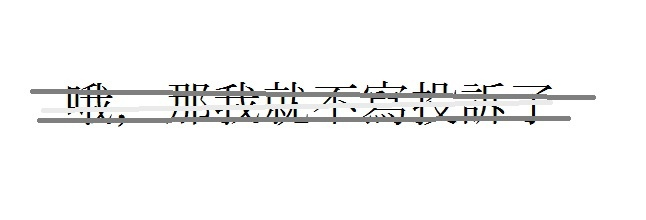
#> input picture lab_4/text.jpg, 646 x 220 px
$ jupyter execute lab_4.ipynb   (shell and % lines are left out)
#> lines starting #> are read from the running program, lines starting #| are printed output that depends on the picture; after the words box and inside, x2 and y2 are one past the last pixel; in counts of white or black regions, pixels touching at a corner belong together
# Пороговая фильтрация изображения

[cell 1]
import sys
import matplotlib.pyplot as plt
import cv2 as cv
import numpy as np

[cell 2]
image1 = cv.imread('text.jpg')
#> image1 is the input picture: shape (220, 646, 3); mean B, G, R 245.1, 245.3, 245.2
gray_image1 = cv.cvtColor(image1, cv.COLOR_BGR2GRAY)

gs = plt.GridSpec(1, 2)
plt.figure(figsize=(15, 7))

plt.subplot(gs[0])
plt.imshow(image1)
plt.title('Исходное изображение')
plt.subplot(gs[1])
plt.imshow(gray_image1)
plt.title('Изображение для обработки')
plt.show()
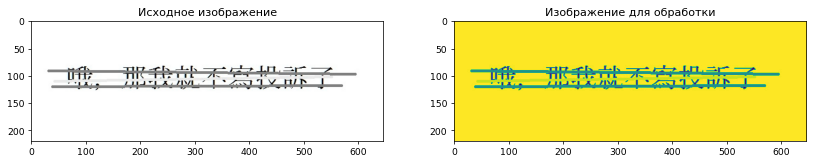
#> figure drawn by matplotlib, 2 panels; B, G, R data is drawn as R, G, B

## Выделение границ. Операторы Робертса и Собеля

[cell 3]
# Опреатор Робертса
M1 = np.asarray([[1, 0], [0, -1]])
M2 = np.asarray([[0, -1], [1, 0]])

# Опреатор Собеля
Mx = np.asarray([[1, 0, -1], [2, 0, -2], [1, 0, -1]])
My = np.asarray([[1, 2, 1], [0, 0, 0], [-1, -2, -1]])

kernels = [M1, M2, Mx, My]

gs = plt.GridSpec(3, 2)
plt.figure(figsize=(15, 7))

titles = ['Оператор Робертcа M1', 'Оператор Робертcа M2', 'Оператор Собеля Mх',
          'Оператор Собеля My', 'Величина градиента G', 'Направление градиента Θ']
numberOfImage = 6
shape = gray_image1.shape
#> shape = (220, 646)
filtered_images = np.empty(shape[0] * shape[1] * numberOfImage).reshape(shape[0], shape[1], numberOfImage)

for i in np.arange(numberOfImage - 2):
    filtered_images[..., i] = cv.filter2D(gray_image1, -1, kernels[i])

filtered_images[..., 4] = np.sqrt(filtered_images[..., 2] ** 2 + filtered_images[..., 3] ** 2)
filtered_images[..., 5] = np.arctan2(filtered_images[..., 3], filtered_images[..., 2])

for i in np.arange(numberOfImage):
    plt.subplot(gs[i])
    plt.xticks([]), plt.yticks([])
    plt.title(titles[i])
    plt.imshow(filtered_images[..., i], cmap='binary')

plt.show()
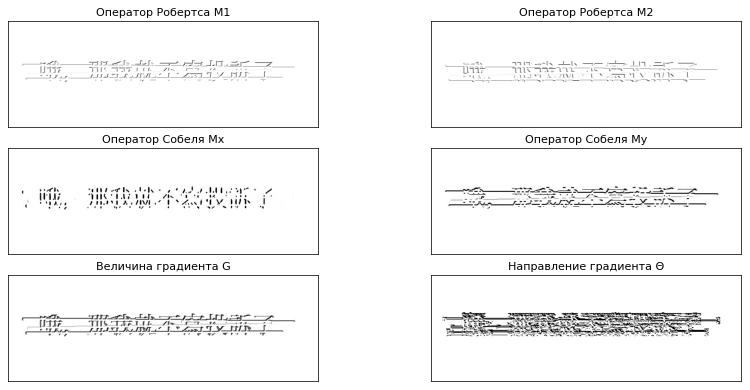
#> figure drawn by matplotlib, 6 panels

Свертка изображения оператором Собеля с ядром $M_x$ является наиболее предпочтительным вариантом.
Сохраняем данное изображение

[cell 4]
cv.imwrite('text_sobels_operator.jpeg', filtered_images[..., 2])
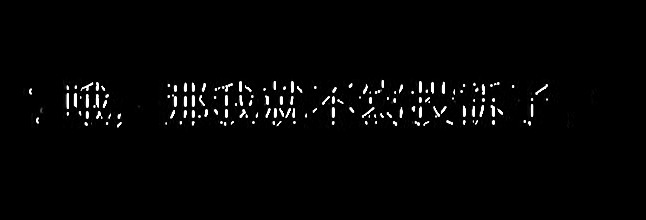
#> saved as text_sobels_operator.jpeg: shape (220, 646); min 0, max 255, mean 4.7
#> Out = True

Чтение сохраненного изображения и инвертация цветов

[cell 5]
image1 = cv.imread('text_sobels_operator.jpeg')
#> image1: shape (220, 646, 3); min 0, max 255, mean 4.8
gray_image1 = cv.cvtColor(image1, cv.COLOR_BGR2GRAY)
lut = lambda i: 255 - i
invert_image = lut(gray_image1)
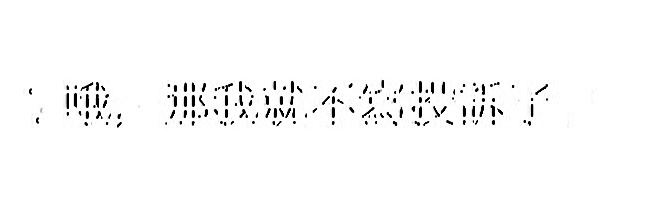
#> invert_image: shape (220, 646); min 0, max 255, mean 250.2

gs = plt.GridSpec(1, 2)
plt.figure(figsize=(15, 7))

plt.subplot(gs[0])
plt.imshow(image1)
plt.title('Исходное изображение')
plt.subplot(gs[1])
plt.imshow(invert_image, cmap='gray')
plt.title('Изображение для бинаризации')
plt.show()

Сохраняем инвертрованное изображение

[cell 6]
cv.imwrite('text_sobels_operator_inv.jpeg', invert_image)
#> Out = True

## Бинаризация полутоновых изображений (пороговая фильтрация).

[cell 7]
image = invert_image
threshold = 150

ret, thresh1 = cv.threshold(image, threshold, 255, cv.THRESH_BINARY)
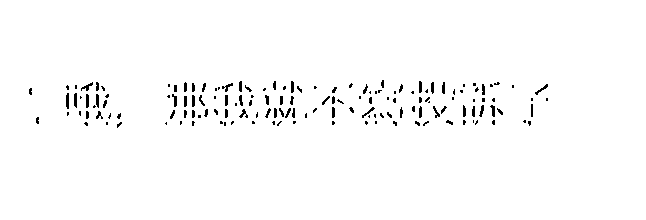
#> thresh1: shape (220, 646); 98.2% white; black in thin lines or dots, all inside (x1, y1, x2, y2) = (29, 80, 548, 128)
#> ret = 150
ret, thresh2 = cv.threshold(image, threshold, 255, cv.THRESH_BINARY_INV)
ret, thresh3 = cv.threshold(image, threshold, 255, cv.THRESH_TRUNC)
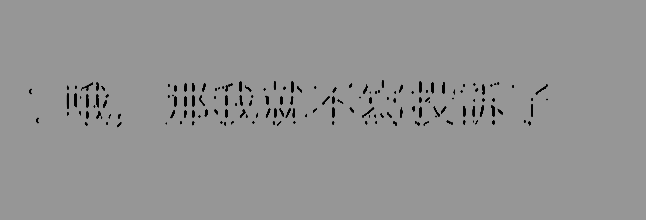
#> thresh3: shape (220, 646); min 0, max 150, mean 147.7
ret, thresh4 = cv.threshold(image, threshold, 255, cv.THRESH_TOZERO)
ret, thresh5 = cv.threshold(image, threshold, 255, cv.THRESH_TOZERO_INV)
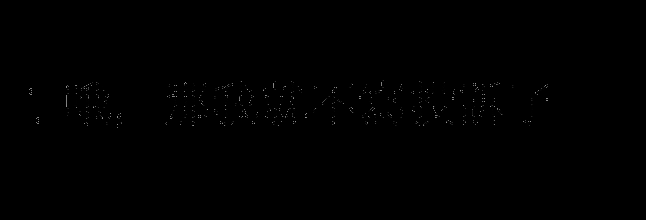
#> thresh5: shape (220, 646); min 0, max 150, mean 0.4
titles = ['Grayscale Image', 'BINARY', 'BINARY_INV', 'TRUNC', 'TOZERO', 'TOZERO_INV']
images = [image, thresh1, thresh2, thresh3, thresh4, thresh5]
gs = plt.GridSpec(3, 2)
plt.figure(figsize=(15, 4))
for i in np.arange(len(images)):
    plt.subplot(2, 3, i + 1)
    plt.imshow(images[i], 'gray', vmin=0, vmax=255)
    plt.title(titles[i])
    plt.xticks([])
    plt.yticks([])
#> this loop made 6 passes
plt.show()

Для перевода было выбрано изображение, получившееся в результате использования порогового значения cv.THRESH_BINARY_INV

[cell 8]
result_binary = cv.imread('BINARY_result.jpg')
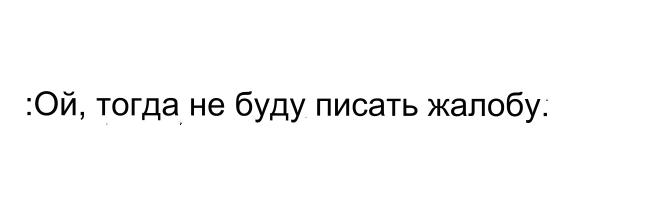
#> input picture lab_4/BINARY_result.jpg, 646 x 220 px
#> result_binary is the input picture: shape (220, 646, 3); min 0, max 255, mean 248.9

gs = plt.GridSpec(1, 2)
plt.figure(figsize=(15, 7))

plt.subplot(gs[0, 0])
plt.imshow(thresh1, cmap='gray')
plt.title('Текст на китайском')
plt.subplot(gs[0, 1])
plt.imshow(result_binary, cmap='gray')
plt.title('Перевод на русский')
plt.show()
